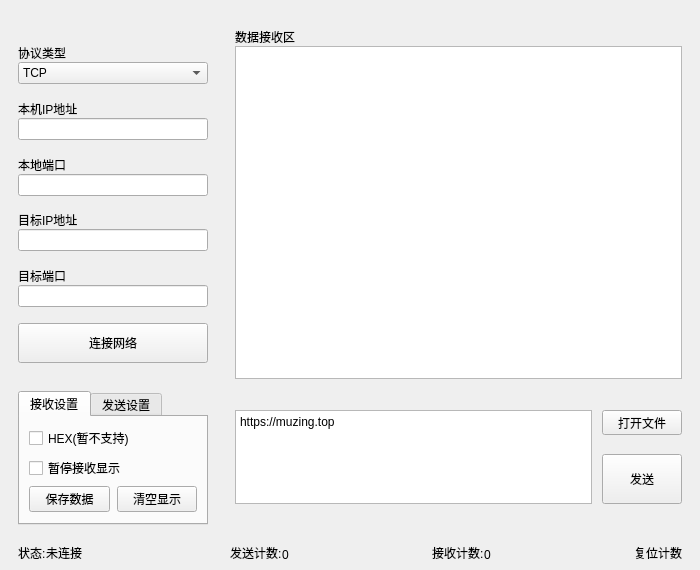
<?xml version="1.0" encoding="UTF-8"?>
<ui version="4.0">
 <class>Form</class>
 <widget class="QWidget" name="Form">
  <property name="geometry">
   <rect>
    <x>0</x>
    <y>0</y>
    <width>700</width>
    <height>570</height>
   </rect>
  </property>
  <property name="minimumSize">
   <size>
    <width>600</width>
    <height>500</height>
   </size>
  </property>
  <property name="windowTitle">
   <string>网络调试助手</string>
  </property>
  <property name="windowIcon">
   <iconset resource="resources.qrc">
    <normaloff>:/img/Icons/Network.png</normaloff>:/img/Icons/Network.png</iconset>
  </property>
  <layout class="QGridLayout" name="gridLayout" columnstretch="1,4" rowminimumheight="9,5,0">
   <property name="leftMargin">
    <number>18</number>
   </property>
   <property name="topMargin">
    <number>18</number>
   </property>
   <property name="rightMargin">
    <number>18</number>
   </property>
   <property name="bottomMargin">
    <number>8</number>
   </property>
   <property name="horizontalSpacing">
    <number>22</number>
   </property>
   <property name="verticalSpacing">
    <number>12</number>
   </property>
   <item row="0" column="0">
    <layout class="QVBoxLayout" name="verticalLayout">
     <item>
      <spacer name="verticalSpacer_7">
       <property name="orientation">
        <enum>Qt::Vertical</enum>
       </property>
       <property name="sizeHint" stdset="0">
        <size>
         <width>20</width>
         <height>50</height>
        </size>
       </property>
      </spacer>
     </item>
     <item>
      <widget class="QLabel" name="ProtocolTypeLabel">
       <property name="text">
        <string>协议类型</string>
       </property>
       <property name="alignment">
        <set>Qt::AlignBottom|Qt::AlignLeading|Qt::AlignLeft</set>
       </property>
       <property name="buddy">
        <cstring>ProtocolTypeComboBox</cstring>
       </property>
      </widget>
     </item>
     <item>
      <widget class="QComboBox" name="ProtocolTypeComboBox">
       <item>
        <property name="text">
         <string>TCP</string>
        </property>
       </item>
       <item>
        <property name="text">
         <string>UDP</string>
        </property>
       </item>
       <item>
        <property name="text">
         <string>Web Server</string>
        </property>
       </item>
      </widget>
     </item>
     <item>
      <spacer name="verticalSpacer">
       <property name="orientation">
        <enum>Qt::Vertical</enum>
       </property>
       <property name="sizeHint" stdset="0">
        <size>
         <width>20</width>
         <height>40</height>
        </size>
       </property>
      </spacer>
     </item>
     <item>
      <widget class="QLabel" name="MyHostAddrLabel">
       <property name="text">
        <string>本机IP地址</string>
       </property>
       <property name="alignment">
        <set>Qt::AlignBottom|Qt::AlignLeading|Qt::AlignLeft</set>
       </property>
       <property name="buddy">
        <cstring>MyHostAddrLineEdit</cstring>
       </property>
      </widget>
     </item>
     <item>
      <widget class="QLineEdit" name="MyHostAddrLineEdit">
       <property name="inputMask">
        <string/>
       </property>
       <property name="alignment">
        <set>Qt::AlignLeading|Qt::AlignLeft|Qt::AlignVCenter</set>
       </property>
       <property name="readOnly">
        <bool>true</bool>
       </property>
      </widget>
     </item>
     <item>
      <spacer name="verticalSpacer_6">
       <property name="orientation">
        <enum>Qt::Vertical</enum>
       </property>
       <property name="sizeHint" stdset="0">
        <size>
         <width>20</width>
         <height>40</height>
        </size>
       </property>
      </spacer>
     </item>
     <item>
      <widget class="QLabel" name="MyPortLabel">
       <property name="text">
        <string>本地端口</string>
       </property>
       <property name="alignment">
        <set>Qt::AlignBottom|Qt::AlignLeading|Qt::AlignLeft</set>
       </property>
       <property name="buddy">
        <cstring>MyPortLineEdit</cstring>
       </property>
      </widget>
     </item>
     <item>
      <widget class="PortLineEdit" name="MyPortLineEdit">
       <property name="toolTip">
        <string>作为Server启动时绑定的本地端口</string>
       </property>
       <property name="inputMask">
        <string/>
       </property>
       <property name="maxLength">
        <number>5</number>
       </property>
       <property name="alignment">
        <set>Qt::AlignLeading|Qt::AlignLeft|Qt::AlignVCenter</set>
       </property>
      </widget>
     </item>
     <item>
      <spacer name="verticalSpacer_5">
       <property name="orientation">
        <enum>Qt::Vertical</enum>
       </property>
       <property name="sizeHint" stdset="0">
        <size>
         <width>20</width>
         <height>40</height>
        </size>
       </property>
      </spacer>
     </item>
     <item>
      <widget class="QLabel" name="label_4">
       <property name="text">
        <string>目标IP地址</string>
       </property>
       <property name="alignment">
        <set>Qt::AlignBottom|Qt::AlignLeading|Qt::AlignLeft</set>
       </property>
       <property name="buddy">
        <cstring>TargetIPLineEdit</cstring>
       </property>
      </widget>
     </item>
     <item>
      <widget class="IPv4AddrLineEdit" name="TargetIPLineEdit">
       <property name="toolTip">
        <string>作为Client启动时连接服务器的地址</string>
       </property>
       <property name="maxLength">
        <number>15</number>
       </property>
       <property name="alignment">
        <set>Qt::AlignLeading|Qt::AlignLeft|Qt::AlignVCenter</set>
       </property>
      </widget>
     </item>
     <item>
      <spacer name="verticalSpacer_3">
       <property name="orientation">
        <enum>Qt::Vertical</enum>
       </property>
       <property name="sizeHint" stdset="0">
        <size>
         <width>20</width>
         <height>40</height>
        </size>
       </property>
      </spacer>
     </item>
     <item>
      <widget class="QLabel" name="label_6">
       <property name="text">
        <string>目标端口</string>
       </property>
       <property name="alignment">
        <set>Qt::AlignBottom|Qt::AlignLeading|Qt::AlignLeft</set>
       </property>
       <property name="buddy">
        <cstring>TargetPortLineEdit</cstring>
       </property>
      </widget>
     </item>
     <item>
      <widget class="PortLineEdit" name="TargetPortLineEdit">
       <property name="toolTip">
        <string>作为Client启动时连接服务器的端口</string>
       </property>
       <property name="maxLength">
        <number>5</number>
       </property>
       <property name="alignment">
        <set>Qt::AlignLeading|Qt::AlignLeft|Qt::AlignVCenter</set>
       </property>
      </widget>
     </item>
     <item>
      <spacer name="verticalSpacer_2">
       <property name="orientation">
        <enum>Qt::Vertical</enum>
       </property>
       <property name="sizeHint" stdset="0">
        <size>
         <width>20</width>
         <height>40</height>
        </size>
       </property>
      </spacer>
     </item>
     <item>
      <widget class="ConnectButton" name="ConnectButton">
       <property name="minimumSize">
        <size>
         <width>0</width>
         <height>40</height>
        </size>
       </property>
       <property name="maximumSize">
        <size>
         <width>16777215</width>
         <height>40</height>
        </size>
       </property>
       <property name="text">
        <string>连接网络</string>
       </property>
       <property name="icon">
        <iconset resource="resources.qrc">
         <normaloff>:/img/Icons/broken_link_72px.ico</normaloff>
         <normalon>:/img/Icons/link_72px.ico</normalon>:/img/Icons/broken_link_72px.ico</iconset>
       </property>
       <property name="checkable">
        <bool>true</bool>
       </property>
       <property name="checked">
        <bool>false</bool>
       </property>
      </widget>
     </item>
     <item>
      <spacer name="verticalSpacer_4">
       <property name="orientation">
        <enum>Qt::Vertical</enum>
       </property>
       <property name="sizeHint" stdset="0">
        <size>
         <width>20</width>
         <height>40</height>
        </size>
       </property>
      </spacer>
     </item>
    </layout>
   </item>
   <item row="0" column="1">
    <layout class="QVBoxLayout" name="verticalLayout_4">
     <property name="leftMargin">
      <number>5</number>
     </property>
     <property name="topMargin">
      <number>10</number>
     </property>
     <property name="rightMargin">
      <number>0</number>
     </property>
     <property name="bottomMargin">
      <number>0</number>
     </property>
     <item>
      <widget class="QLabel" name="ReceiveLabel">
       <property name="sizePolicy">
        <sizepolicy hsizetype="Preferred" vsizetype="Preferred">
         <horstretch>0</horstretch>
         <verstretch>0</verstretch>
        </sizepolicy>
       </property>
       <property name="text">
        <string>数据接收区</string>
       </property>
       <property name="alignment">
        <set>Qt::AlignBottom|Qt::AlignLeading|Qt::AlignLeft</set>
       </property>
       <property name="wordWrap">
        <bool>false</bool>
       </property>
      </widget>
     </item>
     <item>
      <widget class="QPlainTextEdit" name="ReceivePlainTextEdit">
       <property name="readOnly">
        <bool>true</bool>
       </property>
      </widget>
     </item>
    </layout>
   </item>
   <item row="1" column="0">
    <widget class="QTabWidget" name="send_receive_setting">
     <property name="minimumSize">
      <size>
       <width>190</width>
       <height>0</height>
      </size>
     </property>
     <property name="currentIndex">
      <number>0</number>
     </property>
     <widget class="QWidget" name="tab">
      <attribute name="title">
       <string>接收设置</string>
      </attribute>
      <layout class="QVBoxLayout" name="verticalLayout_2">
       <item>
        <widget class="QCheckBox" name="HEXReceiveCheckBox">
         <property name="toolTip">
          <string>以十六进接收</string>
         </property>
         <property name="text">
          <string>HEX(暂不支持)</string>
         </property>
        </widget>
       </item>
       <item>
        <widget class="QCheckBox" name="ReceivePauseCheckBox">
         <property name="text">
          <string>暂停接收显示</string>
         </property>
        </widget>
       </item>
       <item>
        <layout class="QHBoxLayout" name="horizontalLayout_2">
         <property name="spacing">
          <number>7</number>
         </property>
         <item>
          <widget class="QPushButton" name="RSaveDataButton">
           <property name="toolTip">
            <string>保存接收区内容到txt文件 Ctrl+S</string>
           </property>
           <property name="text">
            <string>保存数据</string>
           </property>
           <property name="shortcut">
            <string>Ctrl+S</string>
           </property>
          </widget>
         </item>
         <item>
          <widget class="QPushButton" name="RClearButton">
           <property name="toolTip">
            <string>清空接收区显示</string>
           </property>
           <property name="text">
            <string>清空显示</string>
           </property>
          </widget>
         </item>
        </layout>
       </item>
      </layout>
     </widget>
     <widget class="QWidget" name="tab_2">
      <attribute name="title">
       <string>发送设置</string>
      </attribute>
      <layout class="QVBoxLayout" name="verticalLayout_5">
       <item>
        <widget class="QCheckBox" name="SendHEXCheckBox">
         <property name="toolTip">
          <string>以十六进制发送</string>
         </property>
         <property name="text">
          <string>HEX(暂不支持)</string>
         </property>
        </widget>
       </item>
       <item>
        <widget class="QCheckBox" name="LoopSendCheckBox">
         <property name="text">
          <string>循环发送</string>
         </property>
        </widget>
       </item>
       <item>
        <layout class="QHBoxLayout" name="horizontalLayout_6">
         <property name="spacing">
          <number>2</number>
         </property>
         <item>
          <widget class="QLabel" name="label">
           <property name="sizePolicy">
            <sizepolicy hsizetype="Preferred" vsizetype="Maximum">
             <horstretch>0</horstretch>
             <verstretch>0</verstretch>
            </sizepolicy>
           </property>
           <property name="text">
            <string>循环时间</string>
           </property>
          </widget>
         </item>
         <item>
          <widget class="QSpinBox" name="LoopSendSpinBox">
           <property name="sizePolicy">
            <sizepolicy hsizetype="Minimum" vsizetype="Fixed">
             <horstretch>0</horstretch>
             <verstretch>0</verstretch>
            </sizepolicy>
           </property>
           <property name="minimumSize">
            <size>
             <width>68</width>
             <height>0</height>
            </size>
           </property>
           <property name="suffix">
            <string> ms</string>
           </property>
           <property name="minimum">
            <number>1</number>
           </property>
           <property name="maximum">
            <number>9999999</number>
           </property>
           <property name="singleStep">
            <number>100</number>
           </property>
           <property name="value">
            <number>1000</number>
           </property>
          </widget>
         </item>
        </layout>
       </item>
      </layout>
     </widget>
    </widget>
   </item>
   <item row="1" column="1">
    <layout class="QGridLayout" name="gridLayout_2">
     <property name="leftMargin">
      <number>5</number>
     </property>
     <property name="horizontalSpacing">
      <number>10</number>
     </property>
     <item row="0" column="0" rowspan="2">
      <widget class="QPlainTextEdit" name="SendPlainTextEdit">
       <property name="plainText">
        <string>https://muzing.top</string>
       </property>
       <property name="placeholderText">
        <string>输入要发送的数据</string>
       </property>
      </widget>
     </item>
     <item row="0" column="1">
      <widget class="QPushButton" name="OpenFilePushButton">
       <property name="minimumSize">
        <size>
         <width>0</width>
         <height>25</height>
        </size>
       </property>
       <property name="maximumSize">
        <size>
         <width>80</width>
         <height>25</height>
        </size>
       </property>
       <property name="toolTip">
        <string>打开要发送的文本文件或选择WebServer工作目录 Ctrl+O</string>
       </property>
       <property name="text">
        <string>打开文件</string>
       </property>
       <property name="shortcut">
        <string>Ctrl+O</string>
       </property>
      </widget>
     </item>
     <item row="1" column="1">
      <widget class="QPushButton" name="SendButton">
       <property name="sizePolicy">
        <sizepolicy hsizetype="Minimum" vsizetype="Fixed">
         <horstretch>0</horstretch>
         <verstretch>0</verstretch>
        </sizepolicy>
       </property>
       <property name="minimumSize">
        <size>
         <width>0</width>
         <height>50</height>
        </size>
       </property>
       <property name="maximumSize">
        <size>
         <width>80</width>
         <height>50</height>
        </size>
       </property>
       <property name="toolTip">
        <string>Alt+Enter发送</string>
       </property>
       <property name="text">
        <string>发送</string>
       </property>
       <property name="shortcut">
        <string>Alt+Return</string>
       </property>
      </widget>
     </item>
    </layout>
   </item>
   <item row="2" column="0">
    <layout class="QHBoxLayout" name="horizontalLayout_3" stretch="0,1,0">
     <item>
      <widget class="QLabel" name="label_7">
       <property name="sizePolicy">
        <sizepolicy hsizetype="Preferred" vsizetype="Preferred">
         <horstretch>0</horstretch>
         <verstretch>0</verstretch>
        </sizepolicy>
       </property>
       <property name="toolTip">
        <string>网络连接状态</string>
       </property>
       <property name="text">
        <string>状态:</string>
       </property>
       <property name="alignment">
        <set>Qt::AlignBottom|Qt::AlignLeading|Qt::AlignLeft</set>
       </property>
      </widget>
     </item>
     <item>
      <widget class="QLabel" name="StateLabel">
       <property name="sizePolicy">
        <sizepolicy hsizetype="Fixed" vsizetype="Preferred">
         <horstretch>0</horstretch>
         <verstretch>0</verstretch>
        </sizepolicy>
       </property>
       <property name="minimumSize">
        <size>
         <width>120</width>
         <height>25</height>
        </size>
       </property>
       <property name="maximumSize">
        <size>
         <width>120</width>
         <height>25</height>
        </size>
       </property>
       <property name="text">
        <string>未连接</string>
       </property>
       <property name="alignment">
        <set>Qt::AlignBottom|Qt::AlignLeading|Qt::AlignLeft</set>
       </property>
      </widget>
     </item>
     <item>
      <spacer name="horizontalSpacer_2">
       <property name="orientation">
        <enum>Qt::Horizontal</enum>
       </property>
       <property name="sizeHint" stdset="0">
        <size>
         <width>40</width>
         <height>20</height>
        </size>
       </property>
      </spacer>
     </item>
    </layout>
   </item>
   <item row="2" column="1">
    <layout class="QHBoxLayout" name="horizontalLayout_4">
     <item>
      <widget class="QLabel" name="label_9">
       <property name="toolTip">
        <string/>
       </property>
       <property name="text">
        <string>发送计数:</string>
       </property>
       <property name="alignment">
        <set>Qt::AlignBottom|Qt::AlignLeading|Qt::AlignLeft</set>
       </property>
      </widget>
     </item>
     <item>
      <widget class="QLabel" name="SendCounterLabel">
       <property name="sizePolicy">
        <sizepolicy hsizetype="Fixed" vsizetype="Preferred">
         <horstretch>0</horstretch>
         <verstretch>0</verstretch>
        </sizepolicy>
       </property>
       <property name="minimumSize">
        <size>
         <width>50</width>
         <height>0</height>
        </size>
       </property>
       <property name="maximumSize">
        <size>
         <width>50</width>
         <height>16777215</height>
        </size>
       </property>
       <property name="text">
        <string>0</string>
       </property>
       <property name="alignment">
        <set>Qt::AlignBottom|Qt::AlignLeading|Qt::AlignLeft</set>
       </property>
       <property name="textInteractionFlags">
        <set>Qt::LinksAccessibleByMouse|Qt::TextSelectableByMouse</set>
       </property>
      </widget>
     </item>
     <item>
      <spacer name="horizontalSpacer">
       <property name="orientation">
        <enum>Qt::Horizontal</enum>
       </property>
       <property name="sizeHint" stdset="0">
        <size>
         <width>40</width>
         <height>20</height>
        </size>
       </property>
      </spacer>
     </item>
     <item>
      <widget class="QLabel" name="label_10">
       <property name="text">
        <string>接收计数:</string>
       </property>
       <property name="alignment">
        <set>Qt::AlignBottom|Qt::AlignLeading|Qt::AlignLeft</set>
       </property>
      </widget>
     </item>
     <item>
      <widget class="QLabel" name="ReceiveCounterLabel">
       <property name="sizePolicy">
        <sizepolicy hsizetype="Fixed" vsizetype="Preferred">
         <horstretch>0</horstretch>
         <verstretch>0</verstretch>
        </sizepolicy>
       </property>
       <property name="minimumSize">
        <size>
         <width>50</width>
         <height>0</height>
        </size>
       </property>
       <property name="maximumSize">
        <size>
         <width>50</width>
         <height>16777215</height>
        </size>
       </property>
       <property name="text">
        <string>0</string>
       </property>
       <property name="alignment">
        <set>Qt::AlignBottom|Qt::AlignLeading|Qt::AlignLeft</set>
       </property>
       <property name="textInteractionFlags">
        <set>Qt::LinksAccessibleByMouse|Qt::TextSelectableByMouse</set>
       </property>
      </widget>
     </item>
     <item>
      <spacer name="horizontalSpacer_3">
       <property name="orientation">
        <enum>Qt::Horizontal</enum>
       </property>
       <property name="sizeHint" stdset="0">
        <size>
         <width>40</width>
         <height>20</height>
        </size>
       </property>
      </spacer>
     </item>
     <item>
      <widget class="CounterResetLabel" name="CounterResetLabel">
       <property name="toolTip">
        <string>清零计数器</string>
       </property>
       <property name="text">
        <string>复位计数</string>
       </property>
       <property name="alignment">
        <set>Qt::AlignBottom|Qt::AlignLeading|Qt::AlignLeft</set>
       </property>
      </widget>
     </item>
    </layout>
   </item>
  </layout>
 </widget>
 <customwidgets>
  <customwidget>
   <class>PortLineEdit</class>
   <extends>QLineEdit</extends>
   <header>UI.MyWidgets</header>
  </customwidget>
  <customwidget>
   <class>IPv4AddrLineEdit</class>
   <extends>QLineEdit</extends>
   <header>UI.MyWidgets</header>
  </customwidget>
  <customwidget>
   <class>ConnectButton</class>
   <extends>QPushButton</extends>
   <header>UI.MyWidgets</header>
  </customwidget>
  <customwidget>
   <class>CounterResetLabel</class>
   <extends>QLabel</extends>
   <header>UI.MyWidgets</header>
  </customwidget>
 </customwidgets>
 <resources>
  <include location="resources.qrc"/>
 </resources>
 <connections>
  <connection>
   <sender>RClearButton</sender>
   <signal>clicked()</signal>
   <receiver>ReceivePlainTextEdit</receiver>
   <slot>clear()</slot>
   <hints>
    <hint type="sourcelabel">
     <x>771</x>
     <y>503</y>
    </hint>
    <hint type="destinationlabel">
     <x>458</x>
     <y>262</y>
    </hint>
   </hints>
  </connection>
 </connections>
</ui>
